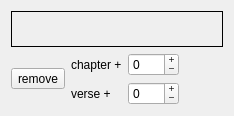
<?xml version="1.0" encoding="UTF-8"?>
<ui version="4.0">
 <class>MSimulItem</class>
 <widget class="QWidget" name="MSimulItem">
  <property name="geometry">
   <rect>
    <x>0</x>
    <y>0</y>
    <width>234</width>
    <height>116</height>
   </rect>
  </property>
  <property name="windowTitle">
   <string notr="true"/>
  </property>
  <layout class="QVBoxLayout" name="verticalLayout">
   <item>
    <widget class="QLabel" name="label">
     <property name="sizePolicy">
      <sizepolicy hsizetype="Expanding" vsizetype="Preferred">
       <horstretch>0</horstretch>
       <verstretch>0</verstretch>
      </sizepolicy>
     </property>
     <property name="frameShape">
      <enum>QFrame::Box</enum>
     </property>
     <property name="frameShadow">
      <enum>QFrame::Plain</enum>
     </property>
     <property name="text">
      <string notr="true"/>
     </property>
     <property name="textFormat">
      <enum>Qt::PlainText</enum>
     </property>
     <property name="margin">
      <number>5</number>
     </property>
     <property name="indent">
      <number>2</number>
     </property>
     <property name="textInteractionFlags">
      <set>Qt::NoTextInteraction</set>
     </property>
    </widget>
   </item>
   <item>
    <layout class="QHBoxLayout" name="horizontalLayout">
     <item>
      <widget class="QToolButton" name="tbRemove">
       <property name="toolTip">
        <string>remove</string>
       </property>
       <property name="text">
        <string>remove</string>
       </property>
       <property name="icon">
        <iconset resource="resfile.qrc">
         <normaloff>:/new/icons/icons/delete.png</normaloff>:/new/icons/icons/delete.png</iconset>
       </property>
      </widget>
     </item>
     <item>
      <layout class="QFormLayout" name="formLayout">
       <property name="fieldGrowthPolicy">
        <enum>QFormLayout::AllNonFixedFieldsGrow</enum>
       </property>
       <item row="0" column="0">
        <widget class="QLabel" name="label_2">
         <property name="text">
          <string>chapter +</string>
         </property>
        </widget>
       </item>
       <item row="0" column="1">
        <widget class="QSpinBox" name="spnChOffset">
         <property name="frame">
          <bool>true</bool>
         </property>
         <property name="buttonSymbols">
          <enum>QAbstractSpinBox::PlusMinus</enum>
         </property>
         <property name="minimum">
          <number>-999</number>
         </property>
         <property name="maximum">
          <number>999</number>
         </property>
        </widget>
       </item>
       <item row="1" column="0">
        <widget class="QLabel" name="label_3">
         <property name="text">
          <string>verse +</string>
         </property>
        </widget>
       </item>
       <item row="1" column="1">
        <widget class="QSpinBox" name="spnVOffset">
         <property name="buttonSymbols">
          <enum>QAbstractSpinBox::PlusMinus</enum>
         </property>
         <property name="minimum">
          <number>-999</number>
         </property>
         <property name="maximum">
          <number>999</number>
         </property>
        </widget>
       </item>
      </layout>
     </item>
     <item>
      <spacer name="horizontalSpacer">
       <property name="orientation">
        <enum>Qt::Horizontal</enum>
       </property>
       <property name="sizeHint" stdset="0">
        <size>
         <width>40</width>
         <height>20</height>
        </size>
       </property>
      </spacer>
     </item>
    </layout>
   </item>
  </layout>
 </widget>
 <resources>
  <include location="resfile.qrc"/>
 </resources>
 <connections/>
</ui>
